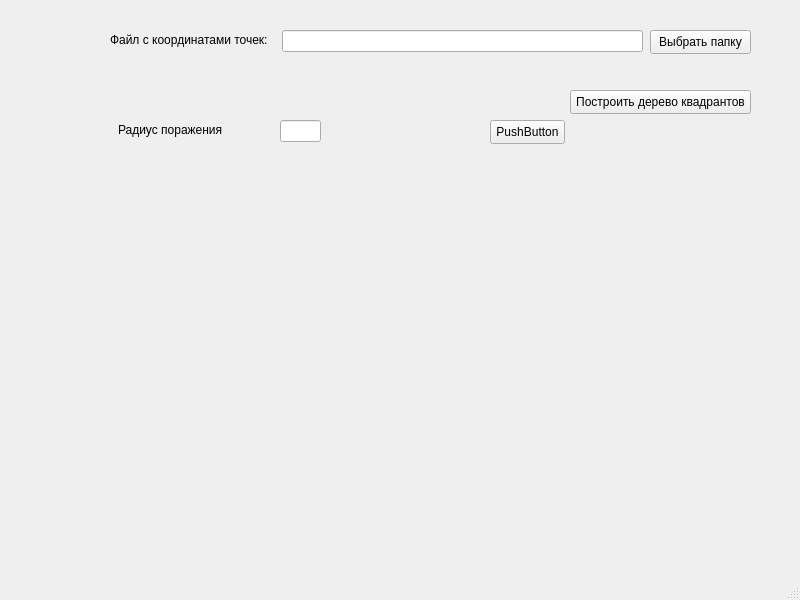
<?xml version="1.0" encoding="UTF-8"?>
<ui version="4.0">
 <class>MainWindow</class>
 <widget class="QMainWindow" name="MainWindow">
  <property name="geometry">
   <rect>
    <x>0</x>
    <y>0</y>
    <width>800</width>
    <height>600</height>
   </rect>
  </property>
  <property name="windowTitle">
   <string>MainWindow</string>
  </property>
  <widget class="QWidget" name="centralwidget">
   <widget class="QPushButton" name="pb_select_dir">
    <property name="geometry">
     <rect>
      <x>650</x>
      <y>30</y>
      <width>101</width>
      <height>24</height>
     </rect>
    </property>
    <property name="text">
     <string>Выбрать папку</string>
    </property>
   </widget>
   <widget class="QLabel" name="lbl_source_file">
    <property name="geometry">
     <rect>
      <x>110</x>
      <y>30</y>
      <width>161</width>
      <height>20</height>
     </rect>
    </property>
    <property name="text">
     <string>Файл с координатами точек:</string>
    </property>
   </widget>
   <widget class="QLineEdit" name="le_source_file">
    <property name="geometry">
     <rect>
      <x>282</x>
      <y>30</y>
      <width>361</width>
      <height>22</height>
     </rect>
    </property>
   </widget>
   <widget class="QPushButton" name="pb_build_quad_tree">
    <property name="geometry">
     <rect>
      <x>570</x>
      <y>90</y>
      <width>181</width>
      <height>24</height>
     </rect>
    </property>
    <property name="text">
     <string>Построить дерево квадрантов</string>
    </property>
   </widget>
   <widget class="QPushButton" name="pushButton_3">
    <property name="geometry">
     <rect>
      <x>490</x>
      <y>120</y>
      <width>75</width>
      <height>24</height>
     </rect>
    </property>
    <property name="text">
     <string>PushButton</string>
    </property>
   </widget>
   <widget class="QLabel" name="lbl_radius">
    <property name="geometry">
     <rect>
      <x>118</x>
      <y>120</y>
      <width>111</width>
      <height>20</height>
     </rect>
    </property>
    <property name="text">
     <string>Радиус поражения</string>
    </property>
   </widget>
   <widget class="QLineEdit" name="le_radius">
    <property name="geometry">
     <rect>
      <x>280</x>
      <y>120</y>
      <width>41</width>
      <height>22</height>
     </rect>
    </property>
   </widget>
  </widget>
  <widget class="QMenuBar" name="menubar">
   <property name="geometry">
    <rect>
     <x>0</x>
     <y>0</y>
     <width>800</width>
     <height>22</height>
    </rect>
   </property>
  </widget>
  <widget class="QStatusBar" name="statusbar"/>
 </widget>
 <resources/>
 <connections/>
</ui>
